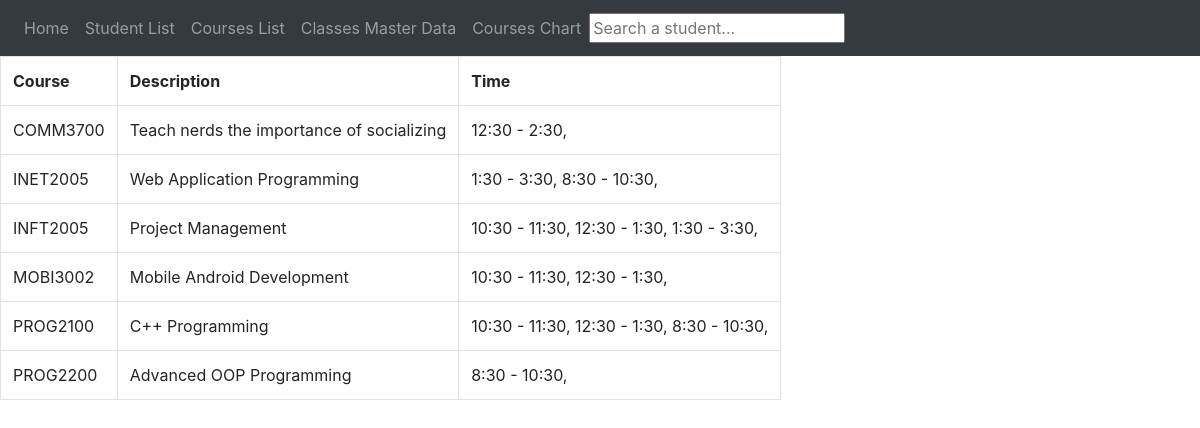
Screenshot of /classschedule/class_list with the database file from the repository.
### classschedule/models.py (models this page shows, shortened)
class Courses(models.Model):
    course_name = models.CharField(max_length=50)
    course_description = models.CharField(max_length=200)
    Time = models.ManyToManyField(CourseTime)
    class Meta:
        ordering = ('course_name',)

class CourseTime(models.Model):
    course_time = models.CharField(max_length=50)
    class Meta:
        ordering = ('course_time',)
    def __str__(self):
        return self.course_time

### classschedule/views.py (the view)
# urls.py: path('class_list', views.MasterClassView.as_view(), name='class_master'),
class MasterClassView(generic.ListView):
    model = Courses
    context_object_name = 'course_list'
    template_name = 'classschedule/class_master.html'
    def get_queryset(self):
        return Courses.objects.all

### classschedule/templates/classschedule/class_master.html
{% extends 'classschedule/indexmain.html' %}
{% block content3 %}
<table class="table table-bordered w-auto">
    <tr>
        <th>Course</th>
        <th>Description</th>
        <th colspan="3">Time</th>
        {% for course in course_list %}
            </tr>
            <tr>
            <td>{{ course.course_name}}</td>
            <td>{{ course.course_description }}</td>
            <td> {% for time in course.Time.all %}{{ time }}, {{ " " }}{% endfor %}</td>
            </tr>
        {% endfor %}
</table>
{% endblock %}

### classschedule/templates/classschedule/indexmain.html
{% extends 'classschedule/index.html' %}

### classschedule/templates/classschedule/index.html (shortened to what this page needs)
<!DOCTYPE html>
<html lang="en">
<head>
    <link rel="stylesheet" href="https://stackpath.bootstrapcdn.com/bootstrap/4.3.1/css/bootstrap.min.css">
</head>
<body>
<nav class="navbar navbar-expand-lg navbar-dark bg-dark">
    <div class="collapse navbar-collapse">
        <ul class="nav navbar-nav">
          <li class="nav-item"><a class="nav-link" href="{% url 'classschedule:index' %}">Home</a></li>
          <li class="nav-item"><a class="nav-link" href="{% url 'classschedule:students_list' %}">Student List</a></li>
          <li class="nav-item"><a class="nav-link" href="{% url 'classschedule:class_list' %}">Courses List</a></li>
          <li class="nav-item"><a class="nav-link" href="{% url 'classschedule:class_master' %}">Classes Master Data</a></li>
          <li class="nav-item"><a class="nav-link" href="{% url 'classschedule:chartresults' %}">Courses Chart</a></li>
          <form class="form-inline" action="{% url 'classschedule:Search_results' %}" method="get">
            <input name="q" type="text" placeholder="Search a student...">
          </form>
        </ul>
    </div>
</nav>
<div id="content3">{% block content3 %} {% endblock %}</div>
</body>
</html>

### rows the page displays
Courses: course_name "COMM3700", course_description "Teach nerds the importance of socializing"
CourseTime: course_time "12:30 - 2:30"
Courses: course_name "INET2005", course_description "Web Application Programming"
CourseTime: course_time "1:30 - 3:30"
CourseTime: course_time "8:30 - 10:30"
Courses: course_name "INFT2005", course_description "Project Management"
CourseTime: course_time "10:30 - 11:30"
CourseTime: course_time "12:30 - 1:30"
Courses: course_name "MOBI3002", course_description "Mobile Android Development"
Courses: course_name "PROG2100", course_description "C++ Programming"
Courses: course_name "PROG2200", course_description "Advanced OOP Programming"
